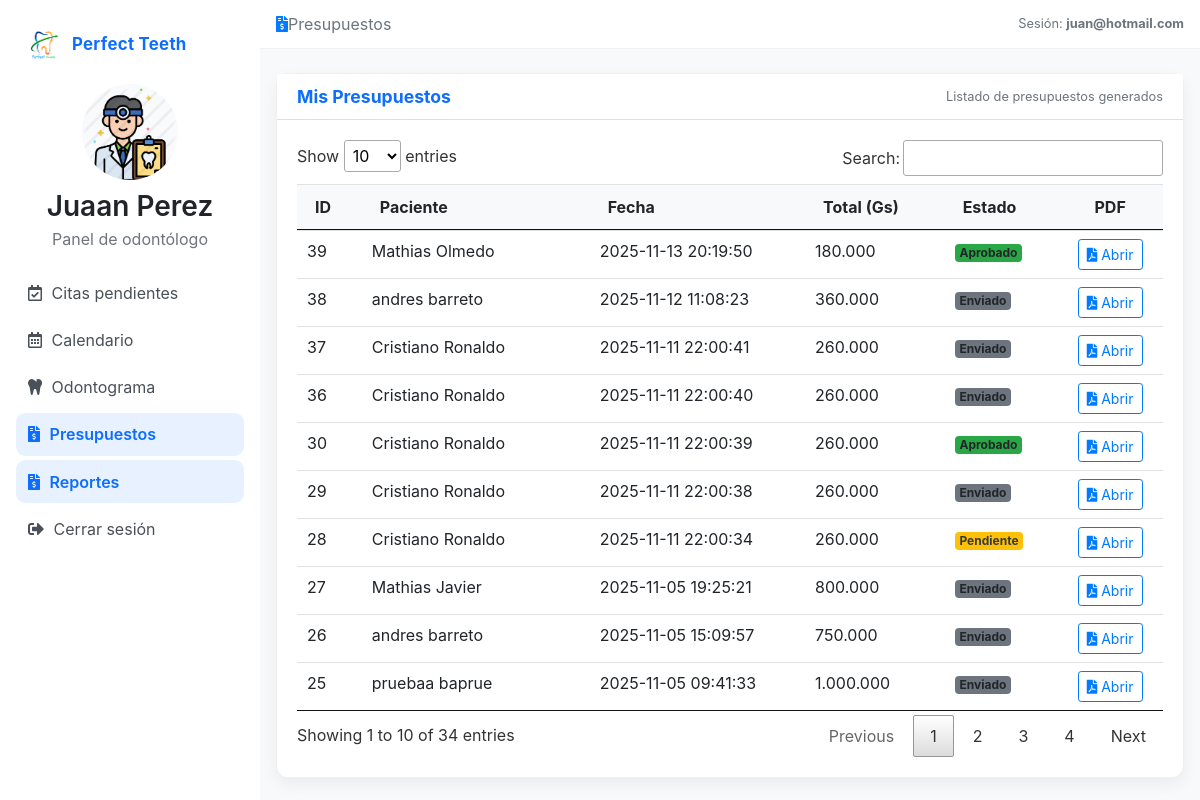
The page /Admin/presupuestos_doctor.php (signed in) on the database its author committed.
### tables this page shows
CREATE TABLE `doctor` (
  `id_doctor` int(11) NOT NULL AUTO_INCREMENT,
  `nombreD` varchar(255) NOT NULL,
  `apellido` varchar(255) NOT NULL,
  `sexo` varchar(255) NOT NULL,
  `fecha_nacimiento` date NOT NULL,
  `telefono` varchar(255) NOT NULL,
  `correo_eletronico` varchar(255) NOT NULL,
  `clave` varchar(255) NOT NULL,
  `id_especialidad` int(255) NOT NULL,
  PRIMARY KEY (`id_doctor`),
  KEY `id_especialidad` (`id_especialidad`),
  CONSTRAINT `id_especialidad` FOREIGN KEY (`id_especialidad`) REFERENCES `especialidad` (`id_especialidad`)
);

CREATE TABLE `presupuesto` (
  `id_presupuesto` int(11) NOT NULL AUTO_INCREMENT,
  `folio` varchar(30) DEFAULT NULL,
  `fecha` datetime NOT NULL DEFAULT current_timestamp(),
  `id_doctor` int(11) NOT NULL,
  `id_paciente` int(11) DEFAULT NULL,
  `paciente_nombre` varchar(120) NOT NULL,
  `paciente_correo` varchar(160) DEFAULT NULL,
  `paciente_telefono` varchar(50) DEFAULT NULL,
  `paciente_documento` varchar(50) DEFAULT NULL,
  `total` decimal(10,2) NOT NULL DEFAULT 0.00,
  `estado` enum('pendiente','enviado','aprobado','rechazado') NOT NULL DEFAULT 'pendiente',
  `enviado_at` datetime DEFAULT NULL,
  `enviado_via` enum('whatsapp','email','otro') DEFAULT NULL,
  `enviado_a` varchar(40) DEFAULT NULL,
  `pdf_path` varchar(255) DEFAULT NULL,
  PRIMARY KEY (`id_presupuesto`),
  UNIQUE KEY `folio` (`folio`),
  KEY `id_doctor` (`id_doctor`),
  KEY `idx_presupuesto_id_paciente` (`id_paciente`),
  CONSTRAINT `fk_presupuesto_doctor` FOREIGN KEY (`id_doctor`) REFERENCES `doctor` (`id_doctor`),
  CONSTRAINT `fk_presupuesto_paciente` FOREIGN KEY (`id_paciente`) REFERENCES `pacientes` (`id_paciente`) ON DELETE SET NULL ON UPDATE CASCADE
);

### php/consultas.php (called while the page is built, shortened)
<?php
function consultarDoctor($link, $id)
{
    $query = "SELECT * FROM `doctor` WHERE `id_doctor` = '$id'";
    $resultado = mysqli_query($link, $query);
    if (mysqli_num_rows($resultado) == 1) {
        $row = mysqli_fetch_assoc($resultado);
        return $row;
    } else {
        $_SESSION['MensajeTexto'] = "Error validando datos del doctor";
        $_SESSION['MensajeTipo'] = "p-3 mb-2 bg-danger text-white";
        header("Location: /sistema_de_cita_odontologica-main/index.php");
        exit();
    }
}
?>

### Admin/presupuestos_doctor.php (the view, shortened to what this page needs)
<?php
include_once('../php/conexionDB.php');
include_once('../php/consultas.php');
$vUsuario = $_SESSION['id_doctor'] ?? null;
$row = consultarDoctor($link, $vUsuario);
$SIDEBAR_ACTIVE = 'presupuestos';
$DOCTOR_NAME    = htmlspecialchars(utf8_decode(($row['nombreD'] ?? '').' '.($row['apellido'] ?? '')));
$DOCTOR_SEX     = $row['sexo'] ?? 'Masculino';
$AVATAR_IMG     = ($DOCTOR_SEX === 'Femenino') ? '../src/img/odontologa.png' : '../src/img/odontologo.png';
$sql = "SELECT id_presupuesto, paciente_nombre, fecha, total, pdf_path, estado
        FROM presupuesto
        WHERE id_doctor = $vUsuario
        ORDER BY fecha DESC";
$res = mysqli_query($link, $sql);
?>
<!DOCTYPE html>
<html lang="es">
<head>
  <link rel="stylesheet" href="https://maxcdn.bootstrapcdn.com/bootstrap/4.0.0/css/bootstrap.min.css">
  <link rel="stylesheet" href="../src/css/lib/fontawesome/css/all.css">
  <link rel="stylesheet" href="../src/js/lib/datatable/css/jquery.dataTables.min.css">
  <link rel="stylesheet" href="../src/js/lib/datatable/css/responsive.dataTables.min.css">
</head>
<body>
  <aside class="sidebar">
    <div class="brand mb-2">
      <img src="../src/img/logo.png" alt="Perfect Teeth" width="32" height="32">
      <h1 class="brand-title">Perfect Teeth</h1>
    </div>
    <div class="side-inner">
      <div class="profile">
        <img src="<?php echo $AVATAR_IMG; ?>" class="rounded-circle" alt="Perfil">
        <h3 class="name"><?php echo $DOCTOR_NAME; ?></h3>
        <span class="country text-muted">Panel de odontólogo</span>
      </div>
      <nav class="nav-menu">
        <a class="nav-link <?php echo ($SIDEBAR_ACTIVE==='citas'?'active':''); ?>" href="/sistema_de_cita_odontologica-main/admin/inicioAdmin.php">
          <i class="far fa-calendar-check"></i><span>Citas pendientes</span>
        </a>
        <a class="nav-link <?php echo ($SIDEBAR_ACTIVE==='calendario'?'active':''); ?>" href="calendar.php">
          <i class="far fa-calendar-alt"></i><span>Calendario</span>
        </a>
        <a class="nav-link <?php echo ($SIDEBAR_ACTIVE==='odontograma'?'active':''); ?>" href="../odontograma.php">
          <i class="fas fa-tooth"></i><span>Odontograma</span>
        </a>
        <a class="nav-link <?php echo ($SIDEBAR_ACTIVE==='presupuestos'?'active':''); ?>" href="presupuestos_doctor.php">
          <i class="fas fa-file-invoice-dollar"></i><span>Presupuestos</span>
        </a>
         <a class="nav-link <?php echo ($SIDEBAR_ACTIVE==='presupuestos'?'active':''); ?>" href="reportes_doctor.php">
    <i class="fas fa-file-invoice-dollar"></i><span>Reportes</span>
  </a>
        <a class="nav-link" href="../php/cerrar.php">
          <i class="fas fa-sign-out-alt"></i><span>Cerrar sesión</span>
        </a>
      </nav>
    </div>
  </aside>
  <main>
    <div class="topbar">
      <div class="container-max d-flex align-items-center justify-content-between">
        <div class="d-flex align-items-center gap-2">
          <i class="fas fa-file-invoice-dollar text-primary"></i>
          <span class="text-muted">Presupuestos</span>
        </div>
        <div class="small text-muted d-none d-sm-block">
          Sesión: <strong><?php echo htmlspecialchars($row['correo_eletronico'] ?? ''); ?></strong>
        </div>
      </div>
    </div>
    <div class="container-max mt-4">
      <div class="card">
        <div class="card-header bg-white d-flex align-items-center justify-content-between">
          <h2 class="section-title mb-0">Mis Presupuestos</h2>
          <small class="text-muted">Listado de presupuestos generados</small>
        </div>
        <div class="card-body">
          <div class="table-responsive">
            <table id="tabla-presupuestos" class="table table-hover table-borderless align-middle nowrap" style="width:100%">
              <thead class="bg-light">
                <tr>
                  <th>ID</th>
                  <th>Paciente</th>
                  <th>Fecha</th>
                  <th>Total (Gs)</th>
                  <th>Estado</th>
                  <th class="text-center">PDF</th>
                </tr>
              </thead>
              <tbody>
                <?php while($p = mysqli_fetch_assoc($res)): ?>
                <tr>
                  <td><?php echo htmlspecialchars($p['id_presupuesto']); ?></td>
                  <td><?php echo htmlspecialchars($p['paciente_nombre']); ?></td>
                  <td><?php echo htmlspecialchars($p['fecha']); ?></td>
                  <td><?php echo number_format($p['total'], 0, ',', '.'); ?></td>
                  <td>
                    <?php if($p['estado']==='pendiente'): ?>
                      <span class="badge bg-warning text-dark">Pendiente</span>
                    <?php elseif($p['estado']==='aprobado'): ?>
                      <span class="badge bg-success">Aprobado</span>
                    <?php elseif($p['estado']==='rechazado'): ?>
                      <span class="badge bg-danger">Rechazado</span>
                    <?php else: ?>
                      <span class="badge bg-secondary">Enviado</span>
                    <?php endif; ?>
                  </td>
                  <td class="text-center">
                    <?php if(!empty($p['pdf_path'])): ?>
                      <a href="../<?php echo htmlspecialchars($p['pdf_path']); ?>" target="_blank" class="btn btn-sm btn-outline-primary">
                        <i class="fas fa-file-pdf"></i> Abrir
                      </a>
                    <?php else: ?>
                      <span class="text-muted small">Sin PDF</span>
                    <?php endif; ?>
                  </td>
                </tr>
                <?php endwhile; ?>
              </tbody>
            </table>
          </div>
        </div>
      </div>
    </div>
  </main>
</body>
</html>

### Admin/presupuestos_doctor.php (style rules this page uses)
:root { --brand:#0d6efd; --brand-100:#e7f1ff; --surface:#f8f9fa; --text:#212529; --sidebar-w:260px; --maxw:1200px; --radius:12px; }
* { box-sizing:border-box; }
html, body { height:100%; }
body { margin:0; background:var(--surface); color:var(--text); }
.sidebar { position:fixed; top:0; left:0; width:var(--sidebar-w); height:100vh; background:#fff; border-right:0 !important; box-shadow:none !important; transform:none !important; z-index:1030; padding:1.25rem 1rem; overflow-y:hidden !important; overflow-x:hidden !important; }
.brand { display:flex; align-items:center; gap:.75rem; padding:.5rem .75rem; border-radius:.75rem; }
.brand-title { margin:0; font-weight:700; letter-spacing:.3px; color:var(--brand); font-size:1.05rem; }
.profile { text-align:center; margin:1rem 0 1.25rem }
.profile img { width:96px; height:96px; object-fit:cover }
.profile .name { margin:.65rem 0 .2rem; font-weight:600 }
.nav-menu { display:flex; flex-direction:column; gap:.25rem; }
.nav-menu .nav-link { display:flex; align-items:center; gap:.6rem; border-radius:.6rem; padding:.6rem .75rem; color:#495057; text-decoration:none; }
.nav-menu .nav-link:hover, .nav-menu .nav-link.active { background:var(--brand-100); color:var(--brand); text-decoration:none; font-weight:600; }
main { margin-left:var(--sidebar-w); min-height:100vh; display:flex; flex-direction:column; }
.container-max { width:100%; max-width:var(--maxw); margin:0 auto; padding:0 1rem; }
.topbar { background:#fff; border-bottom:1px solid rgba(0,0,0,.06); padding:.75rem 0; position:sticky; top:0; z-index:10; }
.section-title { margin:0; font-size:1.1rem; font-weight:700; color:var(--brand); }
.card { border-radius:var(--radius); border:1px solid rgba(0,0,0,.06); box-shadow:0 6px 16px rgba(15,23,42,.06); }

### rows shown on the page
doctor: DOCTOR_NAME "Juaan Perez", correo_eletronico "juan@hotmail.com"
presupuesto: id_presupuesto "39", paciente_nombre "Mathias Olmedo", fecha "2025-11-13 20:19:50", total "180.000", estado "Aprobado"
presupuesto: id_presupuesto "38", paciente_nombre "andres barreto", fecha "2025-11-12 11:08:23", total "360.000", estado "Enviado"
presupuesto: id_presupuesto "37", paciente_nombre "Cristiano Ronaldo", fecha "2025-11-11 22:00:41", total "260.000", estado "Enviado"
presupuesto: id_presupuesto "36", paciente_nombre "Cristiano Ronaldo", fecha "2025-11-11 22:00:40", total "260.000", estado "Enviado"
presupuesto: id_presupuesto "30", paciente_nombre "Cristiano Ronaldo", fecha "2025-11-11 22:00:39", total "260.000", estado "Aprobado"
presupuesto: id_presupuesto "29", paciente_nombre "Cristiano Ronaldo", fecha "2025-11-11 22:00:38", total "260.000", estado "Enviado"
presupuesto: id_presupuesto "28", paciente_nombre "Cristiano Ronaldo", fecha "2025-11-11 22:00:34", total "260.000", estado "Pendiente"
presupuesto: id_presupuesto "27", paciente_nombre "Mathias Javier", fecha "2025-11-05 19:25:21", total "800.000", estado "Enviado"
presupuesto: id_presupuesto "26", paciente_nombre "andres barreto", fecha "2025-11-05 15:09:57", total "750.000", estado "Enviado"
presupuesto: id_presupuesto "25", paciente_nombre "pruebaa baprue", fecha "2025-11-05 09:41:33", total "1.000.000", estado "Enviado"
